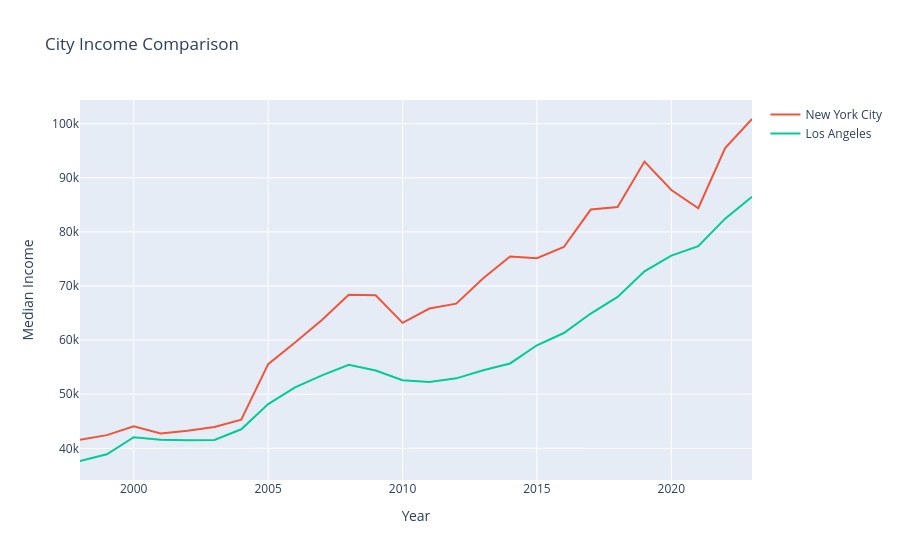

Notebook code for this chart:
### Code cell
fig=px.line(title="City Income Comparison") 
fig.update_yaxes(title="Median Income")
fig.update_xaxes(title="Year")
fig.add_scatter(x=df4["year"], y=df4["values"], mode="lines", name="New York City")
fig.add_scatter(x=df2["year"], y=df2["values"], mode="lines", name="Los Angeles")
fig.show()
